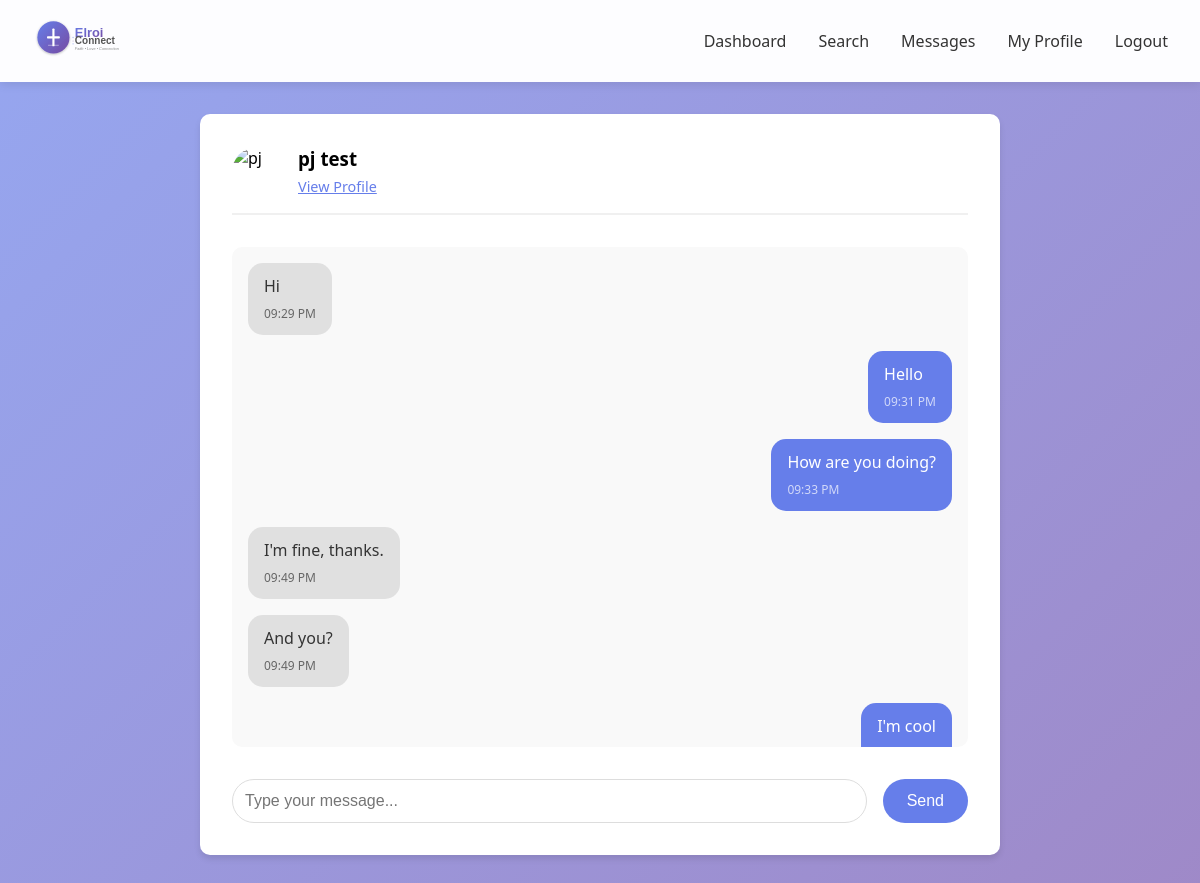
/messages/1 (signed in), run on the app's committed database.
### app.py (models this page shows)
class User(db.Model):
    id = db.Column(db.Integer, primary_key=True)
    email = db.Column(db.String(120), unique=True, nullable=False)
    password_hash = db.Column(db.String(200), nullable=False)
    first_name = db.Column(db.String(50), nullable=False)
    last_name = db.Column(db.String(50), nullable=False)
    gender = db.Column(db.String(20), nullable=False)
    date_of_birth = db.Column(db.Date, nullable=False)
    bio = db.Column(db.Text)
    profile_photo = db.Column(db.String(200))
    location = db.Column(db.String(100))
    denomination = db.Column(db.String(100))
    interests = db.Column(db.Text)
    looking_for = db.Column(db.String(50))
    created_at = db.Column(db.DateTime, default=datetime.utcnow)
    is_active = db.Column(db.Boolean, default=True)
    videos_watched = db.Column(db.Integer, default=0)
    sent_messages = db.relationship('Message', foreign_keys='Message.sender_id', backref='sender', lazy='dynamic')
    received_messages = db.relationship('Message', foreign_keys='Message.receiver_id', backref='receiver', lazy='dynamic')

class Message(db.Model):
    id = db.Column(db.Integer, primary_key=True)
    sender_id = db.Column(db.Integer, db.ForeignKey('user.id'), nullable=False)
    receiver_id = db.Column(db.Integer, db.ForeignKey('user.id'), nullable=False)
    content = db.Column(db.Text, nullable=False)
    timestamp = db.Column(db.DateTime, default=datetime.utcnow)
    is_read = db.Column(db.Boolean, default=False)

### app.py (the view)
@app.route('/messages/<int:user_id>', methods=['GET', 'POST'])
@login_required
def conversation(user_id):
    current_user_id = session['user_id']
    other_user = User.query.get_or_404(user_id)
    if request.method == 'POST':
        content = request.form['message']
        message = Message(sender_id=current_user_id, receiver_id=user_id, content=content)
        db.session.add(message)
        db.session.commit()
        return redirect(url_for('conversation', user_id=user_id))
    messages = Message.query.filter(
        ((Message.sender_id == current_user_id) & (Message.receiver_id == user_id)) |
        ((Message.sender_id == user_id) & (Message.receiver_id == current_user_id))
    ).order_by(Message.timestamp.asc()).all()
    Message.query.filter_by(sender_id=user_id, receiver_id=current_user_id, is_read=False).update({'is_read': True})
    db.session.commit()
    return render_template('conversation.html', other_user=other_user, messages=messages)

### app.py (called while the page is built)
def login_required(f):
    @wraps(f)
    def decorated_function(*args, **kwargs):
        if 'user_id' not in session:
            flash('Please log in to access this page.', 'warning')
            return redirect(url_for('login'))
        return f(*args, **kwargs)
    return decorated_function

### templates/conversation.html
{% extends "base.html" %}
{% block content %}
<div class="card" style="max-width: 800px; margin: 2rem auto;">
    <div style="display: flex; align-items: center; margin-bottom: 2rem; padding-bottom: 1rem; border-bottom: 2px solid #f0f0f0;">
        {% if other_user.profile_photo %}
        <img src="{{ url_for('static', filename='uploads/' + other_user.profile_photo) }}" alt="{{ other_user.first_name }}" style="width: 50px; height: 50px; border-radius: 50%; margin-right: 1rem; object-fit: cover;">
        {% else %}
        <img src="{{ url_for('static', filename='default-male.svg' if other_user.gender == 'Male' else 'default-female.svg') }}" alt="{{ other_user.first_name }}" style="width: 50px; height: 50px; border-radius: 50%; margin-right: 1rem; object-fit: cover;">
        {% endif %}
        <div>
            <h3 style="margin-bottom: 0.25rem;">{{ other_user.first_name }} {{ other_user.last_name }}</h3>
            <a href="{{ url_for('view_profile', user_id=other_user.id) }}" style="color: #667eea; font-size: 0.9rem;">View Profile</a>
        </div>
    </div>
    <div style="max-height: 500px; overflow-y: auto; margin-bottom: 2rem; padding: 1rem; background: #f9f9f9; border-radius: 10px;">
        {% for message in messages %}
        <div style="margin-bottom: 1rem; display: flex; justify-content: {{ 'flex-end' if message.sender_id == session.user_id else 'flex-start' }};">
            <div style="max-width: 70%; padding: 0.75rem 1rem; border-radius: 15px; background: {{ '#667eea' if message.sender_id == session.user_id else '#e0e0e0' }}; color: {{ 'white' if message.sender_id == session.user_id else '#333' }};">
                <p style="margin-bottom: 0.25rem;">{{ message.content }}</p>
                <small style="opacity: 0.7; font-size: 0.75rem;">{{ message.timestamp.strftime('%I:%M %p') }}</small>
            </div>
        </div>
        {% endfor %}
    </div>
    <form method="POST" style="display: flex; gap: 1rem;">
        <input type="text" name="message" placeholder="Type your message..." required style="flex: 1; padding: 0.75rem; border: 1px solid #ddd; border-radius: 25px; font-size: 1rem;">
        <button type="submit" class="btn btn-primary" style="border-radius: 25px;">Send</button>
    </form>
</div>
{% endblock %}

### templates/base.html (style rules this page uses)
* { margin: 0; padding: 0; box-sizing: border-box; }
body { font-family: 'Segoe UI', Tahoma, Geneva, Verdana, sans-serif; background: linear-gradient(135deg, rgba(102, 126, 234, 0.7) 0%, rgba(118, 75, 162, 0.7) 100%), url('https://images.unsplash.com/photo-1522673607200-164d1b6ce486?q=80&w=2070') center/cover no-repeat fixed; min-height: 100vh; position: relative; }
body::before { content: ''; position: fixed; top: 0; left: 0; width: 100%; height: 100%; background: rgba(255, 255, 255, 0.02); pointer-events: none; z-index: 0; }
.card { background: white; border-radius: 10px; padding: 2rem; box-shadow: 0 4px 6px rgba(0,0,0,0.1); margin-bottom: 2rem; }
.btn { padding: 0.75rem 1.5rem; border: none; border-radius: 5px; cursor: pointer; font-size: 1rem; transition: all 0.3s; text-decoration: none; display: inline-block; }
.btn-primary { background: #667eea; color: white; }

### data on the page
User: first_name "pj", last_name "test"
Message: content "Hi", timestamp "09:29 PM"
Message: content "Hello", timestamp "09:31 PM"
Message: content "How are you doing?", timestamp "09:33 PM"
Message: content "I'm fine, thanks.", timestamp "09:49 PM"
Message: content "And you?", timestamp "09:49 PM"
Message: content "I'm cool"
